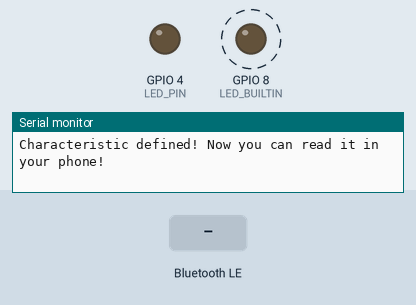
Recording of a sketch running on a simulated ESP32-C6. Parts: output pins drawn as LEDs (lit = HIGH), the last lines printed to the serial monitor. Dashed ring = blinking. Inputs (shaded band) come from the test bench. Nothing arrives over Bluetooth unless stated; a phone connects over Bluetooth LE 3 s after start.

Above: at 1.27 s.
1.3 s: Bluetooth LE write "1" received
At 2.8 s:
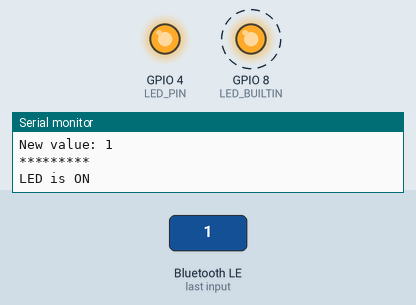
4.3 s: Bluetooth LE write "0" received
At 5.4 s:
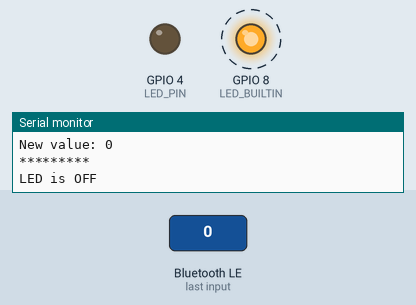
Timing chart, 0 to 12.1 s (numbered marks = the images above; inputs shaded):
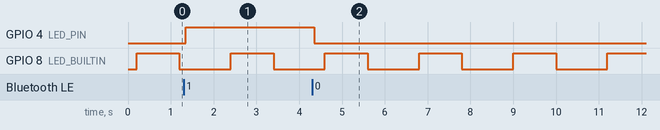

The sketch:

BLE-WWW.ino
```cpp
/*
HTML code has to be in https server.
Using github is an easy solution
Load Html page in mobile near to BLE device and select Connect to ESP32. If not esp32 device listed press Reset button on esp32
*/
#include <BLEDevice.h>
#include <BLEServer.h>
#include <BLEUtils.h>
#include <BLE2902.h>

// See the following for generating UUIDs:
// https://www.uuidgenerator.net/
#define SERVICE_UUID        "4fafc201-1fb5-459e-8fcc-c5c9c331914b"
#define CHARACTERISTIC_UUID "beb5483e-36e1-4688-b7f5-ea07361b26a8"

#define LED_PIN 4 // The pin the LED is connected to

class MyCallbacks: public BLECharacteristicCallbacks {
    void onWrite(BLECharacteristic *pCharacteristic) {
      String value = pCharacteristic->getValue();

      if (value.length() > 0) {
        Serial.println("*********");
        Serial.print("New value: ");
        for (int i = 0; i < value.length(); i++)
          Serial.print(value[i]);

        Serial.println();
        Serial.println("*********");

        if (value == "1") {
          digitalWrite(LED_PIN, HIGH);
          Serial.println("LED is ON");
        }
        else if (value == "0") {
          digitalWrite(LED_PIN, LOW);
          Serial.println("LED is OFF");
        }
      }
    }
};

void setup() {
  Serial.begin(115200);
  pinMode(LED_PIN, OUTPUT);
  pinMode(LED_BUILTIN, OUTPUT);

  BLEDevice::init("ESP32-C6 LED Control");
  BLEServer *pServer = BLEDevice::createServer();
  BLEService *pService = pServer->createService(SERVICE_UUID);
  BLECharacteristic *pCharacteristic = pService->createCharacteristic(
                                         CHARACTERISTIC_UUID,
                                         BLECharacteristic::PROPERTY_WRITE
                                       );

  pCharacteristic->setCallbacks(new MyCallbacks());

  pService->start();

  BLEAdvertising *pAdvertising = BLEDevice::getAdvertising();
  pAdvertising->addServiceUUID(SERVICE_UUID);
  pAdvertising->setScanResponse(true);
  pAdvertising->setMinPreferred(0x06);  // functions that help with iPhone connections issue
  pAdvertising->setMinPreferred(0x12);
  BLEDevice::startAdvertising();
  Serial.println("Characteristic defined! Now you can read it in your phone!");
}

void loop() {
  // put your main code here, to run repeatedly:
  delay(200);
  digitalWrite(LED_BUILTIN, HIGH);  // turn the LED on (HIGH is the voltage level)
  delay(1000);                      // wait for a second
  digitalWrite(LED_BUILTIN, LOW);   // turn the LED off by making the voltage LOW
  delay(1000);
}
```

Measured:
- after the input at 1.3 s, GPIO 4 (LED_PIN): LOW → HIGH after 0.05 s
- after the input at 4.3 s, GPIO 4 (LED_PIN): HIGH → LOW after 0.05 s
- by itself, GPIO 8 (LED_BUILTIN): alternates HIGH for 1.0 s and LOW for 1.2 s
